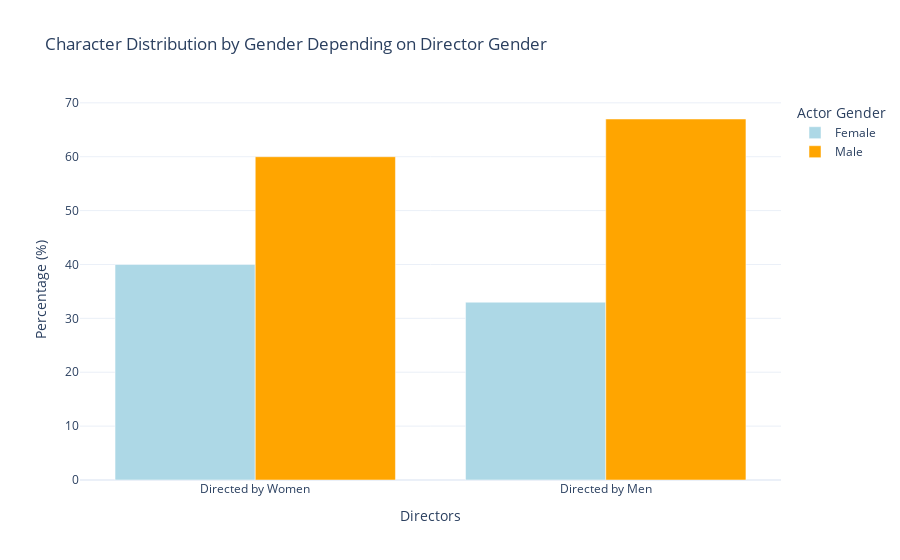

The code cell stored with this chart in its notebook:
### Markdown cell above
-> not a lot of differences between pourcentages of actors and characters hence we choose to focus on characters

-> interessant de se pencher sur les actrices les plus jouées avec leurs noms etc

### Code cell
import plotly.graph_objects as go

# Data
categories = ["Directed by Women", "Directed by Men"]
female_percentages = [chars_by_women.loc['F', 'characters'], chars_by_men.loc['F', 'characters']]
male_percentages = [chars_by_women.loc['M', 'characters'], chars_by_men.loc['M', 'characters']]

# Create the bar plot
fig = go.Figure()

# Female percentage bars
fig.add_trace(go.Bar(
    x=categories,
    y=female_percentages,
    name="Female",
    marker_color="lightblue"
))

# Male percentage bars
fig.add_trace(go.Bar(
    x=categories,
    y=male_percentages,
    name="Male",
    marker_color="orange"
))

# Update layout
fig.update_layout(
    title="Character Distribution by Gender Depending on Director Gender",
    xaxis_title="Directors",
    yaxis_title="Percentage (%)",
    barmode='group',
    legend_title="Actor Gender",
    template="plotly_white"
)

# Show the plot
fig.show()

### Figure 1 — Plotly figure (JSON) as saved in the notebook; plotly's stock layout.template omitted (floating-point values rounded to 4 significant figures)
{"data": [{"marker": {"color": "lightblue"}, "name": "Female", "type": "bar", "x": ["Directed by Women", "Directed by Men"], "y": [40, 33]}, {"marker": {"color": "orange"}, "name": "Male", "type": "bar", "x": ["Directed by Women", "Directed by Men"], "y": [60, 67]}], "layout": {"barmode": "group", "legend": {"title": {"text": "Actor Gender"}}, "title": {"text": "Character Distribution by Gender Depending on Director Gender"}, "xaxis": {"title": {"text": "Directors"}}, "yaxis": {"title": {"text": "Percentage (%)"}}}}
